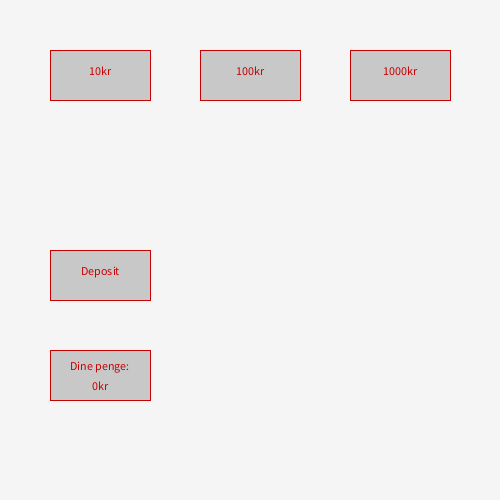
Frame 1 (no input)
Frame 60 (the mouse pressed at the canvas centre just before this capture): identical to frame 1, image omitted
Frame 120 (the mouse held since frame 60 and released just before this capture): identical to frame 1, image omitted

The Processing sketch that drew this single still picture (run headless with seeded random() and noise(); from frame 60 on, the mouse is pressed at the canvas centre):

// Processing sketch: Bank
// ── Bank.pde
KnapToggle K10Kr = new KnapToggle(50, 50, "10kr");
KnapToggle K100Kr = new KnapToggle(200, 50, "100kr");
KnapToggle K1000Kr = new KnapToggle(350, 50, "1000kr");

Knap Deposit = new KnapToggle(50, 250, "Deposit");
KontoFelt Penge = new KontoFelt(50, 350, "Dine penge:");

void setup(){
  
  surface.setResizable(true);
  size(500,500);
  textAlign(CENTER);

}

void draw(){
  
  background(245);
  
  K10Kr.display();
  K100Kr.display();
  K1000Kr.display();
  Deposit.display();
  Penge.display();

}

// ── KnapToggle.pde
class KnapToggle extends Knap{

  boolean erValgt = false;
  
  
  KnapToggle(float x_, float y_, String tekst_) {
    
    super(x_, y_, tekst_);
    
  }
  
  void display() {
    
    if(erValgt)
      strokeWeight(sizeStrokeBig);
    else
      strokeWeight(sizeStroke);

    super.display();
    
  }
  
}

// ── Knep.pde
class Knap extends Komponent{
  
  Knap(float x_, float y_, String tekst_) {
    
    super(x_, y_, tekst_);
    
  }
  
  boolean trykket;

}

// ── Komponent.pde
class Komponent {
  
  float x,y;
  String tekst;
  
  float w = 100;
  float h = 50;
  float tekstX;
  float tekstY;
  color colPri = color(200, 0, 0);
  color colSec = color(200);
  float sizeStroke = 1;
  float sizeStrokeBig = 5;
  
  Komponent(float x_, float y_, String tekst_) {
    
    x = x_;
    y = y_;
    tekst = tekst_;
    
    tekstX = x + w / 2;
    tekstY = y + h / 2;
    
  }
  
  void display(){
    
    fill(colSec);
    stroke(colPri);
    rect(x, y, w, h);
    
    lavTekst();
  }
  
  void lavTekst() {
    
    fill(colPri);
    text(tekst, tekstX, tekstY);
  }
}

// ── KontoFelt.pde
class KontoFelt extends Komponent{
  
  float tekstYOffset;
  
  KontoFelt(float x_, float y_, String tekst_) {
    
    super(x_, y_, tekst_);
    
    tekstYOffset = h * 0.4f;
    tekstY = y + tekstYOffset;
  }
  
  int balance;

  void add(float V_ind){
    balance += V_ind;
  }

  void lavTekst() {
    
    super.lavTekst();
    text(balance + "kr", tekstX, tekstY + tekstYOffset);
    
  }

}
